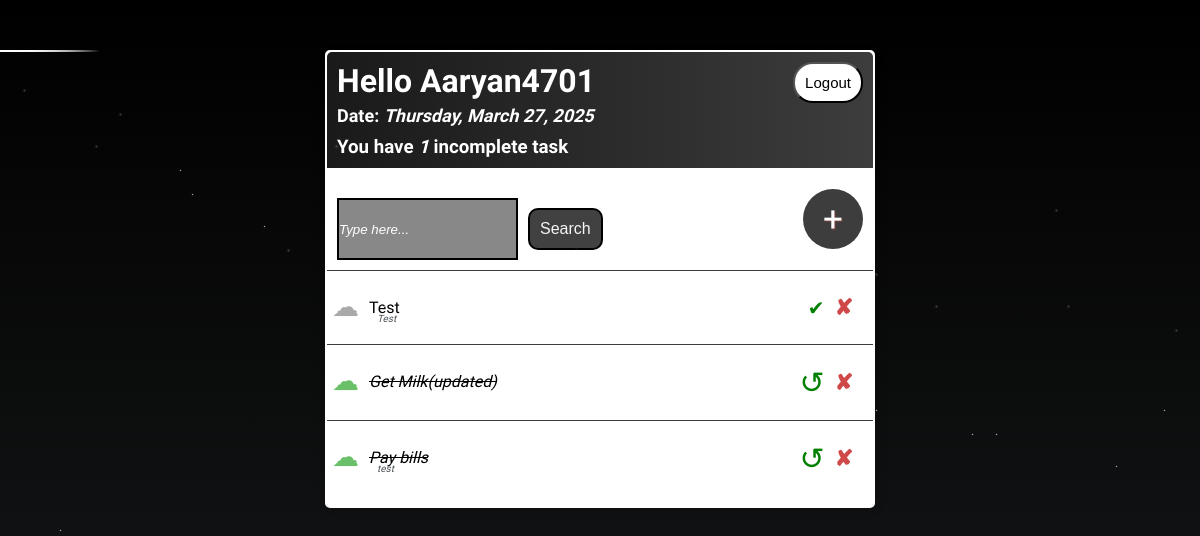
Page / (signed in) on the earlier database version.
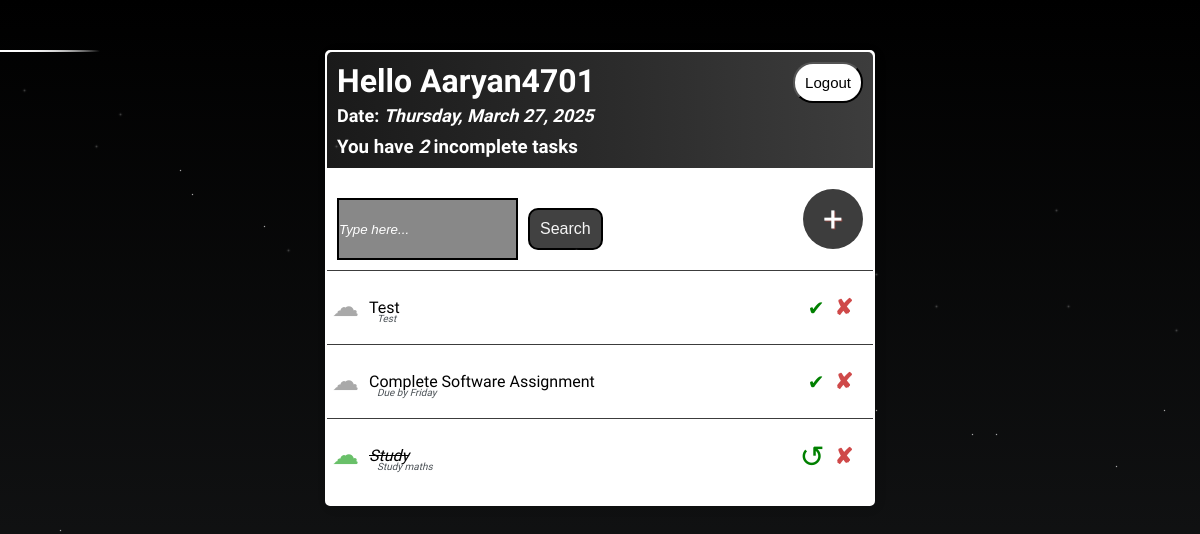
Same page on the later database version.
### base/models.py (models this page shows)
class Task(models.Model):
    user = models.ForeignKey(User, on_delete=models.CASCADE, null=True, blank=True)
    title = models.CharField(max_length=200) # The title of the task, limited to 200 characters.
    description = models.TextField(null=True, blank=True) # A text field for the task's description
    complete = models.BooleanField(default=False) # A boolean field to track whether the task is complete or not
    created = models.DateTimeField(auto_now_add=True) # Automatically sets the timestamp when the task is created.
    def __str__(self):
        return self.title
    class Meta:
        ordering = ['complete'] # Orders tasks by their completion status

### base/views.py (the view)
# urls.py: path('', TaskList.as_view(), name= 'tasks'), #task list page
class TaskList(LoginRequiredMixin, ListView):
    model = Task
    context_object_name = 'tasks'
    def get_context_data(self, **kwargs):
        context = super().get_context_data(**kwargs)
        context['tasks']= context['tasks'].filter(user=self.request.user)  # Filters tasks to only show those belonging to the current user
        context['count']= context['tasks'].filter(complete=False).count() # Counts tasks that are not marked as complete
        search_input = self.request.GET.get('search-area') or ''  #Retrieves the search input from the search bar
        if search_input:
            context['tasks'] = context['tasks'].filter(title__startswith=search_input)  #Filters the task list to match the search input
        context['search_input'] = search_input
        return context

### base/templates/base/task_list.html (shortened to what this page needs)
{% extends 'base/main.html' %}
{% block content %}
{% load static %}
{% load tz %}
<div class="header-bar">
    <div>
        <h1>Hello {{request.user|title}}</h1>
        <h3 id="current-date" style="margin:0">Date: <i>{% now "l, F j, Y" %}</i></h3>
        <h3 style="margin:0">You have <i>{{count}}</i> incomplete task{{ count|pluralize:"s" }}</h3>
    </div>
    {% if request.user.is_authenticated %}
        <form method="post" action="{% url 'logout' %}">
            <button type="submit" id="logout-button">Logout</button>
        </form>
    {% else %}
    <a href="{% url 'login' %}">Login</a>
    {% endif %}
</div>
<div id="search-add-wrapper">
    <form method="GET" style="margin-top:20px;display:flex;">
        <input type="texts" name='search-area' value="{{search_input}}" id="search-bar" placeholder="Type here...">
        <input class="button" type ="submit" value="Search" id="submit-button">
    </form>
    <a id="add-link" href="{% url 'task-create' %}">&#x2b;</a>
</div>
<div class="task-items-wrapper">
    {% for task in tasks %}
        <div class="task-wrapper">
            <div class="task-content">
                <div class="task-title">
                    {% if task.complete %}
                        <div class="task-complete-icon">&#9729;</div>
                        <i><s><a href="{% url 'task-update' task.id %}">{{ task }}</a></s></i>
                    {% else %}
                        <div class="task-incomplete-icon">&#9729;</div>
                        <a href="{% url 'task-update' task.id %}">{{ task }}</a>
                    {% endif %}
                </div>
                <div class="task-description">
                    <p><i>{{ task.description|slice:":40" }}{% if task.description|length > 40 %}...{% endif %}</i></p>
                </div>
            </div>
           <div class="task-actions">
                <form method="POST" action="{% url 'task-complete' task.id %}">
                    <button type="submit" class="tick-button {% if task.complete %}completed{% endif %}" >
                        {% if task.complete %}
                            &#8634;
                        {% else %}
                            &#10004;
                        {% endif %}
                    </button>
                </form>
                <a class="delete-link" href="{% url 'task-delete' task.id %}">&#x2718;</a>
            </div>
        </div>
    {% endfor %}
</div>
{% endblock content %}

Differences in the rows shown:
removed Task: title "Get Milk(updated)"
removed Task: title "Pay bills", description "test"
added Task: title "Complete Software Assignment", description "Due by Friday"
added Task: title "Study", description "Study maths"
Other differences:
{{ count }}: "1" → "2"
